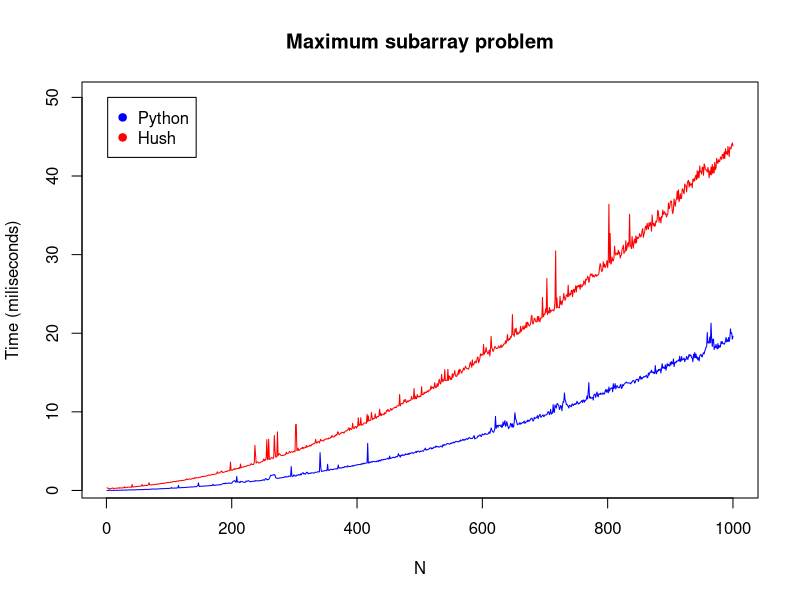

R code for this plot:
f1 <- read.csv(file = "python-mss.csv")
f2 <- read.csv(file = "hush-mss.csv")

f1$time = f1$time / 1000000
f2$time = f2$time / 1000000

plot(f1$n, f1$time, type = "l", xlab = "N", ylim = c(1, 50), main = "Maximum subarray problem", ylab = "Time (miliseconds)", col = "blue")
points(f2$n, f2$time, type = "l", col = "red")


legend(2, 50, legend=c("Python", "Hush"), pch=c(19, 19), col=c("blue", "red"))
